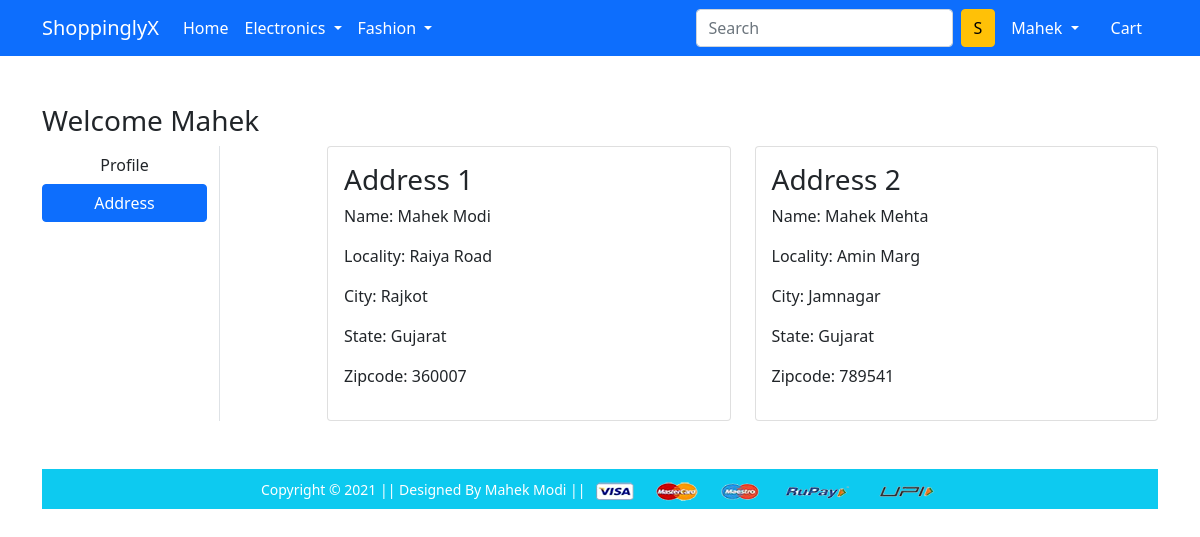
The app's page /address/ (signed in) with its own data.
### app/models.py (models this page shows, shortened)
class Customer(models.Model):
    user = models.ForeignKey(User, on_delete=models.CASCADE)
    name = models.CharField(max_length=80)
    locality = models.CharField(max_length=80)
    city = models.CharField(max_length=80)
    zipcode = models.IntegerField()
    state = models.CharField(choices=STATE_CHOICES, max_length=50)

### app/views.py (the view)
# urls.py: path('address/', views.address, name='address'),
@login_required
def address(request):
 add = Customer.objects.filter(user=request.user)
 return render(request, 'app/address.html', {'add':add, 'active':'btn-primary'})

### app/templates/app/address.html (shortened to what this page needs)
{% extends 'app/base.html' %}
{% load static %}
{% block main-content %}
<div class="container my-5">
 <div class="row">
 <h3>Welcome <span class="text-capitalize">{{request.user}}</span></h3>
  <div class="col-sm-2 border-end">
   <ul class="list-unstyled">
    <li class="d-grid"><a href="{% url 'profile' %}" class="btn">Profile</a></li>
    <li class="d-grid"><a href="{% url 'address' %}" class="btn {{active}}">Address</a></li>
   </ul>
  </div>
  <div class="col-sm-9 offset-sm-1">
   <div class="row">
    {% for ad in add %}
    <div class="col-sm-6">
     <div class="card">
      <div class="card-body">
       <h3>Address {{forloop.counter}}</h3>
       <p>Name: {{ad.name}}</p>
       <p>Locality: {{ad.locality}}</p>
       <p>City: {{ad.city}}</p>
       <p>State: {{ad.state}}</p>
       <p>Zipcode: {{ad.zipcode}}</p>
      </div>
     </div>
    </div>
    {% endfor %}
      </div>
     </div>
    </div>
{% endblock main-content %}

### app/templates/app/base.html (shortened to what this page needs)
<!doctype html>
{% load static %}
<html lang="en">
  <head>
    <link href="https://cdn.jsdelivr.net/npm/bootstrap@5.0.0-beta1/dist/css/bootstrap.min.css" rel="stylesheet">
    <link rel="stylesheet" href="{% static 'app/css/owl.carousel.min.css' %}">
    <link rel="stylesheet" href="{% static 'app/css/all.min.css' %}">
    <link rel="stylesheet" href="{% static 'app/css/style.css' %}">
  </head>
  <body>
    <nav class="navbar navbar-expand-lg navbar-dark bg-primary">
     <div class="container">
       <a class="navbar-brand" href="/">ShoppinglyX</a>
       <div class="collapse navbar-collapse" id="navbarSupportedContent">
         <ul class="navbar-nav me-auto mb-2 mb-lg-0">
           <li class="nav-item">
             <a class="nav-link active" aria-current="page" href="/">Home</a>
           </li>
           <li class="nav-item dropdown">
             <a class="nav-link dropdown-toggle text-white" href="#" id="electronicsDropdown" role="button" data-bs-toggle="dropdown" aria-expanded="false">
               Electronics
             </a>
           </li>
           <li class="nav-item dropdown">
             <a class="nav-link dropdown-toggle text-white" href="#" id="fashionDropdown" role="button" data-bs-toggle="dropdown" aria-expanded="false">
               Fashion
             </a>
           </li>
         </ul>
         <form class="d-flex">
           <input class="form-control me-2" type="search" placeholder="Search" aria-label="Search">
           <button class="btn btn-warning" type="submit">S</button>
         </form>
         <div>
          <ul class="navbar-nav me-auto mb-2 mb-lg-0">
            {% if request.user.is_authenticated %}
              <li class="nav-item dropdown mx-2">
                <a class="nav-link dropdown-toggle text-white" href="#" id="profileDropdown" role="button" data-bs-toggle="dropdown" aria-expanded="false">
                  {{request.user.username|capfirst}}
                </a>
              </li>
              <li class="nav-item mx-2">
              <a href="{% url 'showcart' %}" class="nav-link text-white"> Cart </a>
              </li>
            {% endif %}
          </ul>
         </div>
       </div>
     </div>
    </nav>
    {% block main-content %} {% endblock main-content %}
    <footer class="container-fluid bg-info text-center p-2 mt-5">
        <small class="text-white">Copyright &copy; 2021 || Designed By Mahek Modi || </small>
        <img src="{% static 'app/images/payment.png' %}" alt="" srcset="" class="img-fluid" height="2px">
    </footer>
  </body>
</html>

### records on screen
Customer: name "Mahek Modi", locality "Raiya Road", city "Rajkot", state "Gujarat", zipcode "360007"
Customer: name "Mahek Mehta", locality "Amin Marg", city "Jamnagar", state "Gujarat", zipcode "789541"

### other values on screen
{{ request.user.username|capfirst }} "Mahek"
{{ request.user }} "Mahek"
